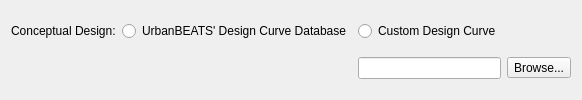
               <widget class="QWidget" name="bf_curves_widget" native="true">
                <layout class="QGridLayout" name="gridLayout_19">
                 <item row="0" column="0">
                  <widget class="QLabel" name="bf_curves_lbl">
                   <property name="text">
                    <string>Conceptual Design:</string>
                   </property>
                  </widget>
                 </item>
                 <item row="1" column="2">
                  <widget class="QLineEdit" name="bf_curves_pathbox"/>
                 </item>
                 <item row="0" column="1">
                  <widget class="QRadioButton" name="bf_ubcurvesdb_radio">
                   <property name="text">
                    <string>UrbanBEATS' Design Curve Database</string>
                   </property>
                  </widget>
                 </item>
                 <item row="0" column="2">
                  <widget class="QRadioButton" name="bf_curvescustom_radio">
                   <property name="text">
                    <string>Custom Design Curve</string>
                   </property>
                  </widget>
                 </item>
                 <item row="1" column="3">
                  <widget class="QToolButton" name="bf_curves_browse">
                   <property name="enabled">
                    <bool>true</bool>
                   </property>
                   <property name="text">
                    <string>Browse...</string>
                   </property>
                  </widget>
                 </item>
                </layout>
               </widget>
